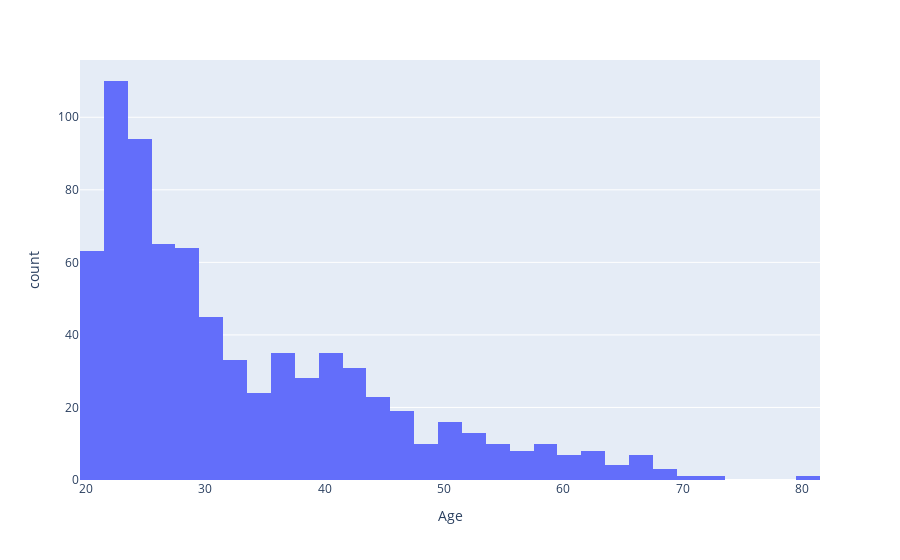

Notebook source saved alongside this figure:
### Markdown cell above
<p dir=rtl style="direction: rtl;text-align: right;line-height:200%;font-family:vazir;font-size:medium">
<font face="vazir" size=3>
در سلول زیر نمودار چگالی یا
<code>histogram</code>
ستون 
<code>Age</code>
را رسم کنید.
</font>
</p>

### Code cell
# histogram of Age
income_hist = px.histogram(df , x="Age")
#show the histogram
income_hist.show()

### Figure 1 — Plotly figure (JSON) as saved in the notebook; plotly's stock layout.template omitted (floating-point values rounded to 4 significant figures; data arrays with more than 128 entries replaced by an {"elided": "..."} marker saying what was removed)
{"data": [{"alignmentgroup": "True", "bingroup": "x", "hovertemplate": "Age=%{x}<br>count=%{y}<extra></extra>", "legendgroup": "", "marker": {"color": "#636efa", "pattern": {"shape": ""}}, "name": "", "offsetgroup": "", "orientation": "v", "showlegend": false, "type": "histogram", "x": {"elided": "768 int values"}, "xaxis": "x", "yaxis": "y"}], "layout": {"barmode": "relative", "legend": {"tracegroupgap": 0}, "margin": {"t": 60}, "xaxis": {"anchor": "y", "domain": [0, 1], "title": {"text": "Age"}}, "yaxis": {"anchor": "x", "domain": [0, 1], "title": {"text": "count"}}}}
